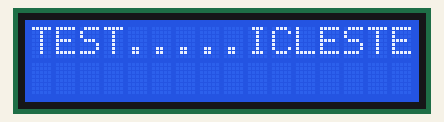
Recording of a sketch running on a simulated Arduino Uno, built with avr-gcc and run on an emulated ATmega328P. Shown: 16×2 character LCD.

Above: at 0.1 s.
At 0.6 s:
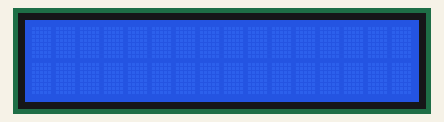
At 1.6 s:
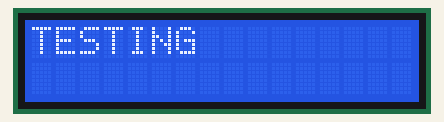

Measured:
- what the display in image 1 shows lasts 1.0 s, from 0.6 s to 1.6 s
- what the display in image 2 shows lasts 0.5 s, from 1.6 s to 2.1 s

The sketch:

display_test.ino
```cpp
#include <LiquidCrystal.h>

const int rs = 12, en = 11, d4 = 5, d5 = 4, d6 = 3, d7 = 2;
LiquidCrystal lcd(rs, en, d4, d5, d6, d7);

void setup() {
  // set up the LCD's number of columns and rows:
  lcd.begin(16, 2);
  // Print a message to the LCD.
  lcd.print("TEST.....ICLES");
}

void loop() {
  // Turn off the display:
  lcd.print("TESTING");
  delay(500);
  // Turn on the display:
  lcd.clear();
  delay(1000);
}
```
